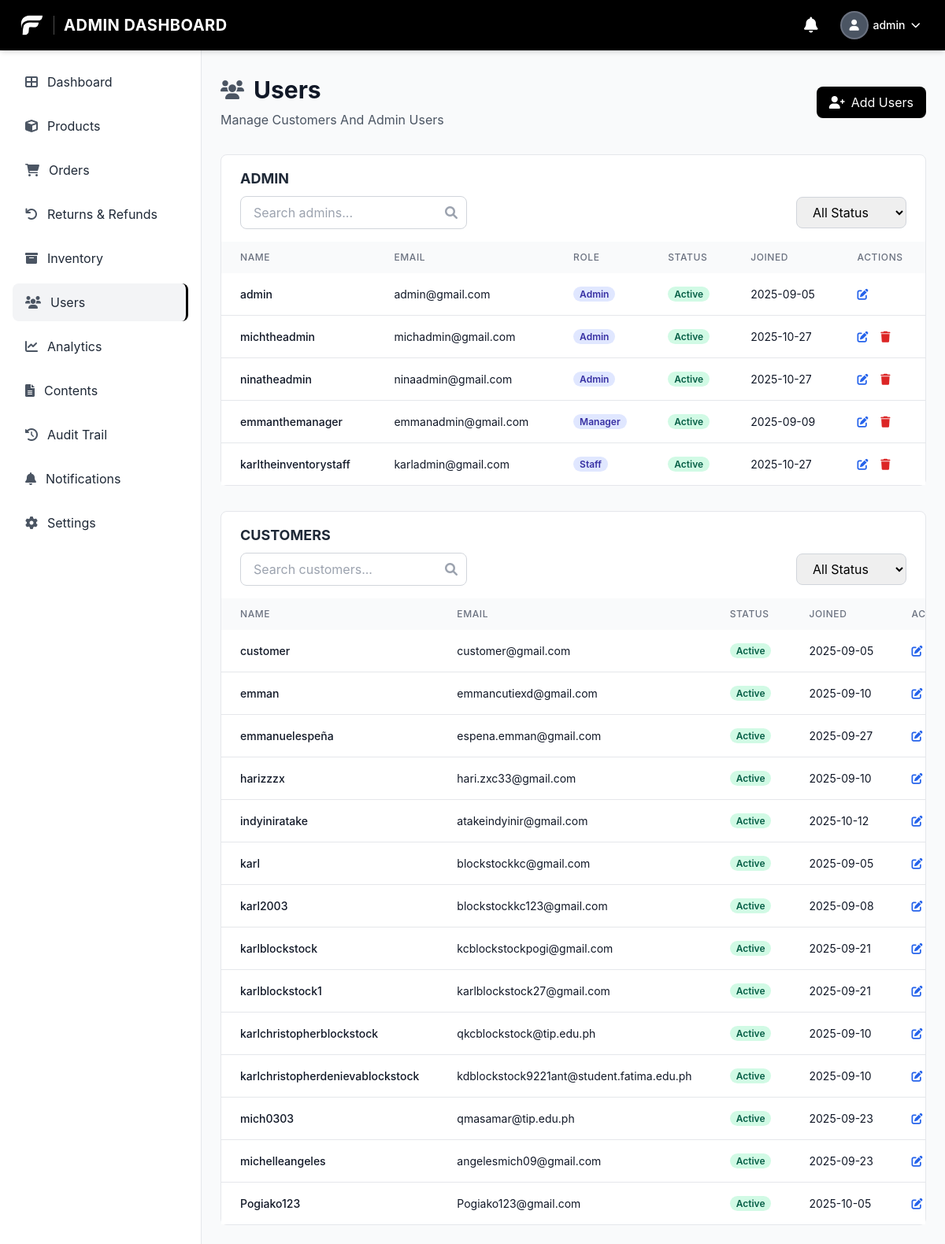
/admin/users.php (signed in), run on the app's committed database.
### tables this page shows
CREATE TABLE `users` (
  `user_id` bigint(20) UNSIGNED NOT NULL,
  `username` varchar(100) NOT NULL,
  `email` varchar(150) NOT NULL,
  `phone` varchar(20) DEFAULT NULL,
  `date_of_birth` date DEFAULT NULL,
  `address` varchar(255) DEFAULT NULL,
  `password_hash` varchar(255) DEFAULT NULL,
  `google_id` varchar(255) DEFAULT NULL,
  `role` enum('admin','manager','staff','customer') NOT NULL DEFAULT 'customer',
  `status` enum('active','inactive','suspended') NOT NULL DEFAULT 'active',
  `created_at` timestamp NOT NULL DEFAULT current_timestamp(),
  `updated_at` timestamp NOT NULL DEFAULT current_timestamp() ON UPDATE current_timestamp(),
  `last_login` timestamp NULL DEFAULT NULL,
  `first_name` varchar(100) DEFAULT NULL,
  `last_name` varchar(100) DEFAULT NULL,
  `profile_picture` varchar(255) DEFAULT NULL,
  `otp` varchar(6) DEFAULT NULL,
  `otp_expiry` datetime DEFAULT NULL
);

### admin/users.php (the view, shortened to what this page needs)
<?php
require_once '../includes/admin_sidebar.php';
$pdo = getDBConnection();
$isAdmin = isset($_SESSION['role']) && $_SESSION['role'] === 'admin';
$adminSearch = $_GET['admin_search'] ?? '';
$adminStatus = $_GET['admin_status'] ?? '';
$customerSearch = $_GET['customer_search'] ?? '';
$customerStatus = $_GET['customer_status'] ?? '';
$adminConds = ["role IN ('admin','manager','staff')"];
$adminParams = [];
$adminWhere = 'WHERE ' . implode(' AND ', $adminConds);
$adminSql = "SELECT user_id, username, email, role, status, created_at FROM users $adminWhere ORDER BY FIELD(role,'admin','manager','staff'), username";
$adminStmt = $pdo->prepare($adminSql);
$adminStmt->execute($adminParams);
$admins = $adminStmt->fetchAll();
$custConds = ["role = 'customer'"];
$custParams = [];
$custWhere = 'WHERE ' . implode(' AND ', $custConds);
$custSql = "SELECT user_id, username, email, role, status, created_at FROM users $custWhere ORDER BY username";
$custStmt = $pdo->prepare($custSql);
$custStmt->execute($custParams);
$customers = $custStmt->fetchAll();
?>
<!DOCTYPE html>
<html lang="en">
<head>
    <script src="https://cdn.tailwindcss.com"></script>
    <link href="https://cdnjs.cloudflare.com/ajax/libs/font-awesome/6.0.0/css/all.min.css" rel="stylesheet">
    <link rel="stylesheet" href="../css/style.css">
</head>
<body class="font-body bg-gray-50">
    <?php require_once '../includes/admin_header.php'; ?>
    <main class="ml-64 pt-24 pb-6 px-6">
        <div class="mb-8">
            <div class="flex items-center justify-between">
                <div>
                    <div class="flex items-center space-x-3 mb-2"><i class="fas fa-users text-2xl text-gray-600"></i><h1 class="text-3xl font-bold text-gray-900">Users</h1></div>
                    <p class="text-gray-600">Manage Customers And Admin Users</p>
                </div>
                <?php if ($isAdmin): ?>
                <button onclick="openAddAdmin()" class="px-4 py-2 bg-black text-white rounded-lg"><i class="fas fa-user-plus mr-2"></i>Add Users</button>
                <?php endif; ?>
            </div>
        </div>
        <div class="bg-white rounded-lg border border-gray-200 mb-8">
            <div class="overflow-x-auto">
                <h3 class="text-lg font-bold text-gray-800 px-6 pt-4 pb-2">ADMIN</h3>
                <div class="flex flex-col lg:flex-row lg:items-center lg:justify-between gap-2 px-6 pb-4">
                    <div class="relative">
                        <input id="adminSearch" type="text" placeholder="Search admins..." class="w-full sm:w-72 pl-4 pr-10 py-2 rounded-lg border border-gray-300" value="<?php echo htmlspecialchars($adminSearch); ?>" onkeypress="if(event.key==='Enter') filterAdmin()">
                        <i class="fas fa-search absolute right-3 top-1/2 -translate-y-1/2 text-gray-400"></i>
                    </div>
                    <div>
                        <select id="adminStatus" class="px-4 py-2 rounded-lg border border-gray-300" onchange="filterAdmin()">
                            <option value="" <?php echo $adminStatus===''?'selected':''; ?>>All Status</option>
                        </select>
                    </div>
                </div>
                <table class="w-full">
                    <thead class="bg-gray-50"><tr>
                        <th class="px-6 py-3 text-left text-xs font-medium text-gray-500 uppercase tracking-wider">Name</th>
                        <th class="px-6 py-3 text-left text-xs font-medium text-gray-500 uppercase tracking-wider">Email</th>
                        <th class="px-6 py-3 text-left text-xs font-medium text-gray-500 uppercase tracking-wider">Role</th>
                        <th class="px-6 py-3 text-left text-xs font-medium text-gray-500 uppercase tracking-wider">Status</th>
                        <th class="px-6 py-3 text-left text-xs font-medium text-gray-500 uppercase tracking-wider">Joined</th>
                        <th class="px-6 py-3 text-left text-xs font-medium text-gray-500 uppercase tracking-wider">Actions</th>
                    </tr></thead>
                    <tbody class="bg-white divide-y divide-gray-200">
                    <?php if (empty($admins)): ?>
                        <tr><td colspan="6" class="px-6 py-12 text-center text-gray-500"><i class="fas fa-users text-4xl mb-4"></i><p>No admin/staff accounts</p></td></tr>
                    <?php else: foreach ($admins as $u): ?>
                        <tr class="hover:bg-gray-50">
                            <td class="px-6 py-4 whitespace-nowrap text-sm font-medium text-gray-900"><?php echo htmlspecialchars($u['username']); ?></td>
                            <td class="px-6 py-4 whitespace-nowrap text-sm text-gray-900"><?php echo htmlspecialchars($u['email']); ?></td>
                            <td class="px-6 py-4 whitespace-nowrap text-sm">
                                <?php if (in_array($u['role'], ['admin','manager','staff'])): ?>
                                    <span class="badge badge-admin"><?php echo htmlspecialchars(ucfirst($u['role'])); ?></span>
                                <?php else: ?>
                                    <span class="badge badge-customer">Customer</span>
                                <?php endif; ?>
                            </td>
                            <td class="px-6 py-4 whitespace-nowrap text-sm">
                                <?php if ($u['status'] === 'active'): ?>
                                    <span class="badge badge-active">Active</span>
                                <?php else: ?>
                                    <span class="badge badge-suspended"><?php echo htmlspecialchars(ucfirst($u['status'])); ?></span>
                                <?php endif; ?>
                            </td>
                            <td class="px-6 py-4 whitespace-nowrap text-sm text-gray-900"><?php echo date('Y-m-d', strtotime($u['created_at'])); ?></td>
                            <td class="px-6 py-4 whitespace-nowrap text-sm font-medium">
                                <button class="text-blue-600 hover:text-blue-900" onclick="openEdit(<?php echo $u['user_id']; ?>,'<?php echo htmlspecialchars($u['username'], ENT_QUOTES); ?>','<?php echo htmlspecialchars($u['email'], ENT_QUOTES); ?>','<?php echo $u['role']; ?>','<?php echo $u['status']; ?>')"><i class="fas fa-edit"></i></button>
                                <?php if ($isAdmin && in_array($u['role'], ['admin','manager','staff']) && intval($u['user_id']) !== intval($_SESSION['user_id'])): ?>
                                <button class="text-red-600 hover:text-red-900 ml-3" onclick="confirmDelete(<?php echo $u['user_id']; ?>)"><i class="fas fa-trash"></i></button>
                                <?php endif; ?>
                            </td>
                        </tr>
                    <?php endforeach; endif; ?>
                    </tbody>
                </table>
            </div>
        </div>
        <div class="bg-white rounded-lg border border-gray-200">
            <div class="overflow-x-auto">
                <h3 class="text-lg font-bold text-gray-800 px-6 pt-4 pb-2">CUSTOMERS</h3>
                <div class="flex flex-col lg:flex-row lg:items-center lg:justify-between gap-2 px-6 pb-4">
                    <div class="relative">
                        <input id="customerSearch" type="text" placeholder="Search customers..." class="w-full sm:w-72 pl-4 pr-10 py-2 rounded-lg border border-gray-300" value="<?php echo htmlspecialchars($customerSearch); ?>" onkeypress="if(event.key==='Enter') filterCustomer()">
                        <i class="fas fa-search absolute right-3 top-1/2 -translate-y-1/2 text-gray-400"></i>
                    </div>
                    <div>
                        <select id="customerStatus" class="px-4 py-2 rounded-lg border border-gray-300" onchange="filterCustomer()">
                            <option value="" <?php echo $customerStatus===''?'selected':''; ?>>All Status</option>
                        </select>
                    </div>
                </div>
                <table class="w-full">
                    <thead class="bg-gray-50"><tr>
                        <th class="px-6 py-3 text-left text-xs font-medium text-gray-500 uppercase tracking-wider">Name</th>
                        <th class="px-6 py-3 text-left text-xs font-medium text-gray-500 uppercase tracking-wider">Email</th>
                        <th class="px-6 py-3 text-left text-xs font-medium text-gray-500 uppercase tracking-wider">Status</th>
                        <th class="px-6 py-3 text-left text-xs font-medium text-gray-500 uppercase tracking-wider">Joined</th>
                        <th class="px-6 py-3 text-left text-xs font-medium text-gray-500 uppercase tracking-wider">Actions</th>
                    </tr></thead>
                    <tbody class="bg-white divide-y divide-gray-200">
                    <?php if (empty($customers)): ?>
                        <tr><td colspan="5" class="px-6 py-12 text-center text-gray-500"><i class="fas fa-user text-4xl mb-4"></i><p>No customers found</p></td></tr>
                    <?php else: foreach ($customers as $u): ?>
                        <tr class="hover:bg-gray-50">
                            <td class="px-6 py-4 whitespace-nowrap text-sm font-medium text-gray-900"><?php echo htmlspecialchars($u['username']); ?></td>
                            <td class="px-6 py-4 whitespace-nowrap text-sm text-gray-900"><?php echo htmlspecialchars($u['email']); ?></td>
                            <td class="px-6 py-4 whitespace-nowrap text-sm">
                                <?php if ($u['status'] === 'active'): ?>
                                    <span class="badge badge-active">Active</span>
                                <?php else: ?>
                                    <span class="badge badge-suspended"><?php echo htmlspecialchars(ucfirst($u['status'])); ?></span>
                                <?php endif; ?>
                            </td>
                            <td class="px-6 py-4 whitespace-nowrap text-sm text-gray-900"><?php echo date('Y-m-d', strtotime($u['created_at'])); ?></td>
                            <td class="px-6 py-4 whitespace-nowrap text-sm font-medium">
                                <button class="text-blue-600 hover:text-blue-900" onclick="openEdit(<?php echo $u['user_id']; ?>,'<?php echo htmlspecialchars($u['username'], ENT_QUOTES); ?>','<?php echo htmlspecialchars($u['email'], ENT_QUOTES); ?>','customer','<?php echo $u['status']; ?>')"><i class="fas fa-edit"></i></button>
                            </td>
                        </tr>
                    <?php endforeach; endif; ?>
                    </tbody>
                </table>
            </div>
        </div>
    </main>
</body>
</html>

### css/style.css (style rules this page uses)
:root { --primary: #059669; --secondary: #10b981; --accent: #10b981; --muted: #f1f5f9; --foreground: #475569; --border: #e5e7eb; }
.font-body { font-family: 'DM Sans', -apple-system, BlinkMacSystemFont, 'Segoe UI', Roboto, 'Helvetica Neue', Arial, sans-serif; }
body, html { font-family: 'DM Sans', -apple-system, BlinkMacSystemFont, 'Segoe UI', Roboto, 'Helvetica Neue', Arial, sans-serif; }
h1, h2, h3, h4, h5, h6 { font-family: 'Space Grotesk', -apple-system, BlinkMacSystemFont, 'Segoe UI', Roboto, 'Helvetica Neue', Arial, sans-serif; }

### admin/users.php (style rules this page uses)
.badge { padding:2px 8px; border-radius:9999px; font-size:12px; font-weight:600; }
.badge-admin { background:#e0e7ff; color:#3730a3; }
.badge-active { background:#d1fae5; color:#065f46; }

### data on the page
users: username "admin", email "admin@gmail.com", role "Admin", status "Active", created_at "2025-09-05"
users: username "michtheadmin", email "michadmin@gmail.com", role "Admin", status "Active", created_at "2025-10-27"
users: username "ninatheadmin", email "ninaadmin@gmail.com", role "Admin", status "Active", created_at "2025-10-27"
users: username "emmanthemanager", email "emmanadmin@gmail.com", role "Manager", status "Active", created_at "2025-09-09"
users: username "karltheinventorystaff", email "karladmin@gmail.com", role "Staff", status "Active", created_at "2025-10-27"
users: username "customer", email "customer@gmail.com", status "Active", created_at "2025-09-05"
users: username "emman", email "emmancutiexd@gmail.com", status "Active", created_at "2025-09-10"
users: username "emmanuelespeña", email "espena.emman@gmail.com", status "Active", created_at "2025-09-27"
users: username "harizzzx", email "hari.zxc33@gmail.com", status "Active", created_at "2025-09-10"
users: username "indyiniratake", email "atakeindyinir@gmail.com", status "Active", created_at "2025-10-12"
users: username "karl", email "blockstockkc@gmail.com", status "Active", created_at "2025-09-05"
users: username "karl2003", email "blockstockkc123@gmail.com", status "Active", created_at "2025-09-08"
users: username "karlblockstock", email "kcblockstockpogi@gmail.com", status "Active", created_at "2025-09-21"
users: username "karlblockstock1", email "karlblockstock27@gmail.com", status "Active", created_at "2025-09-21"
users: username "karlchristopherblockstock", email "qkcblockstock@tip.edu.ph", status "Active", created_at "2025-09-10"
users: username "karlchristopherdenievablockstock", email "kdblockstock9221ant@student.fatima.edu.ph", status "Active", created_at "2025-09-10"
users: username "mich0303", email "qmasamar@tip.edu.ph", status "Active", created_at "2025-09-23"
users: username "michelleangeles", email "angelesmich09@gmail.com", status "Active", created_at "2025-09-23"
users: username "Pogiako123", email "Pogiako123@gmail.com", status "Active", created_at "2025-10-05"

### other printed values
$_SESSION['username'] "admin"
$item['text'] "Dashboard"
$item['text'] "Products"
$item['text'] "Orders"
$item['text'] "Returns & Refunds"
$item['text'] "Inventory"
$item['text'] "Users"
$item['text'] "Analytics"
$item['text'] "Contents"
$item['text'] "Audit Trail"
$item['text'] "Notifications"
$item['text'] "Settings"
